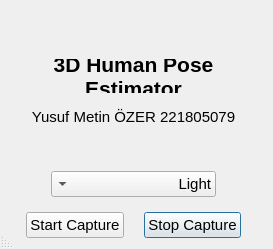
<?xml version="1.0" encoding="UTF-8"?>
<ui version="4.0">
 <class>Dialog</class>
 <widget class="QDialog" name="Dialog">
  <property name="windowModality">
   <enum>Qt::WindowModal</enum>
  </property>
  <property name="geometry">
   <rect>
    <x>0</x>
    <y>0</y>
    <width>244</width>
    <height>249</height>
   </rect>
  </property>
  <property name="font">
   <font>
    <family>SansSerif</family>
    <pointsize>11</pointsize>
    <weight>50</weight>
    <bold>false</bold>
   </font>
  </property>
  <property name="focusPolicy">
   <enum>Qt::ClickFocus</enum>
  </property>
  <property name="windowTitle">
   <string>3D Human Pose Estimator</string>
  </property>
  <property name="layoutDirection">
   <enum>Qt::RightToLeft</enum>
  </property>
  <property name="sizeGripEnabled">
   <bool>true</bool>
  </property>
  <layout class="QHBoxLayout" name="horizontalLayout">
   <item>
    <layout class="QFormLayout" name="formLayout">
     <property name="sizeConstraint">
      <enum>QLayout::SetMinAndMaxSize</enum>
     </property>
     <property name="fieldGrowthPolicy">
      <enum>QFormLayout::AllNonFixedFieldsGrow</enum>
     </property>
     <property name="verticalSpacing">
      <number>15</number>
     </property>
     <item row="0" column="1">
      <spacer name="verticalSpacer_2">
       <property name="orientation">
        <enum>Qt::Vertical</enum>
       </property>
       <property name="sizeType">
        <enum>QSizePolicy::Fixed</enum>
       </property>
       <property name="sizeHint" stdset="0">
        <size>
         <width>5</width>
         <height>40</height>
        </size>
       </property>
      </spacer>
     </item>
     <item row="1" column="1">
      <widget class="QLabel" name="label">
       <property name="font">
        <font>
         <family>SansSerif</family>
         <pointsize>16</pointsize>
         <weight>75</weight>
         <italic>false</italic>
         <bold>true</bold>
         <strikeout>false</strikeout>
         <stylestrategy>PreferAntialias</stylestrategy>
         <kerning>true</kerning>
        </font>
       </property>
       <property name="cursor">
        <cursorShape>ArrowCursor</cursorShape>
       </property>
       <property name="autoFillBackground">
        <bool>true</bool>
       </property>
       <property name="text">
        <string>3D Human Pose Estimator</string>
       </property>
       <property name="textFormat">
        <enum>Qt::AutoText</enum>
       </property>
       <property name="scaledContents">
        <bool>false</bool>
       </property>
       <property name="alignment">
        <set>Qt::AlignCenter</set>
       </property>
       <property name="wordWrap">
        <bool>true</bool>
       </property>
      </widget>
     </item>
     <item row="2" column="1">
      <widget class="QLabel" name="label_2">
       <property name="text">
        <string>Yusuf Metin ÖZER 221805079</string>
       </property>
       <property name="alignment">
        <set>Qt::AlignCenter</set>
       </property>
      </widget>
     </item>
     <item row="3" column="1">
      <spacer name="verticalSpacer">
       <property name="orientation">
        <enum>Qt::Vertical</enum>
       </property>
       <property name="sizeHint" stdset="0">
        <size>
         <width>20</width>
         <height>20</height>
        </size>
       </property>
      </spacer>
     </item>
     <item row="7" column="1">
      <layout class="QHBoxLayout" name="horizontalLayout_2">
       <property name="spacing">
        <number>20</number>
       </property>
       <property name="leftMargin">
        <number>15</number>
       </property>
       <property name="rightMargin">
        <number>15</number>
       </property>
       <item>
        <widget class="QPushButton" name="pushButton_2">
         <property name="sizePolicy">
          <sizepolicy hsizetype="Expanding" vsizetype="Expanding">
           <horstretch>0</horstretch>
           <verstretch>0</verstretch>
          </sizepolicy>
         </property>
         <property name="layoutDirection">
          <enum>Qt::RightToLeft</enum>
         </property>
         <property name="text">
          <string>Stop Capture</string>
         </property>
        </widget>
       </item>
       <item>
        <widget class="QPushButton" name="pushButton">
         <property name="sizePolicy">
          <sizepolicy hsizetype="Expanding" vsizetype="Fixed">
           <horstretch>0</horstretch>
           <verstretch>0</verstretch>
          </sizepolicy>
         </property>
         <property name="cursor">
          <cursorShape>CrossCursor</cursorShape>
         </property>
         <property name="text">
          <string>Start Capture</string>
         </property>
        </widget>
       </item>
      </layout>
     </item>
     <item row="4" column="1">
      <layout class="QHBoxLayout" name="horizontalLayout_3"/>
     </item>
     <item row="5" column="1">
      <layout class="QHBoxLayout" name="horizontalLayout_4">
       <item>
        <spacer name="horizontalSpacer_2">
         <property name="orientation">
          <enum>Qt::Horizontal</enum>
         </property>
         <property name="sizeType">
          <enum>QSizePolicy::Fixed</enum>
         </property>
         <property name="sizeHint" stdset="0">
          <size>
           <width>40</width>
           <height>20</height>
          </size>
         </property>
        </spacer>
       </item>
       <item>
        <widget class="QComboBox" name="comboBox">
         <property name="editable">
          <bool>false</bool>
         </property>
         <property name="sizeAdjustPolicy">
          <enum>QComboBox::AdjustToContentsOnFirstShow</enum>
         </property>
         <property name="modelColumn">
          <number>0</number>
         </property>
         <item>
          <property name="text">
           <string>Light</string>
          </property>
         </item>
         <item>
          <property name="text">
           <string>Normal</string>
          </property>
         </item>
         <item>
          <property name="text">
           <string>Heavy</string>
          </property>
         </item>
        </widget>
       </item>
       <item>
        <spacer name="horizontalSpacer">
         <property name="orientation">
          <enum>Qt::Horizontal</enum>
         </property>
         <property name="sizeType">
          <enum>QSizePolicy::Fixed</enum>
         </property>
         <property name="sizeHint" stdset="0">
          <size>
           <width>40</width>
           <height>20</height>
          </size>
         </property>
        </spacer>
       </item>
      </layout>
     </item>
    </layout>
   </item>
  </layout>
 </widget>
 <resources/>
 <connections/>
</ui>
